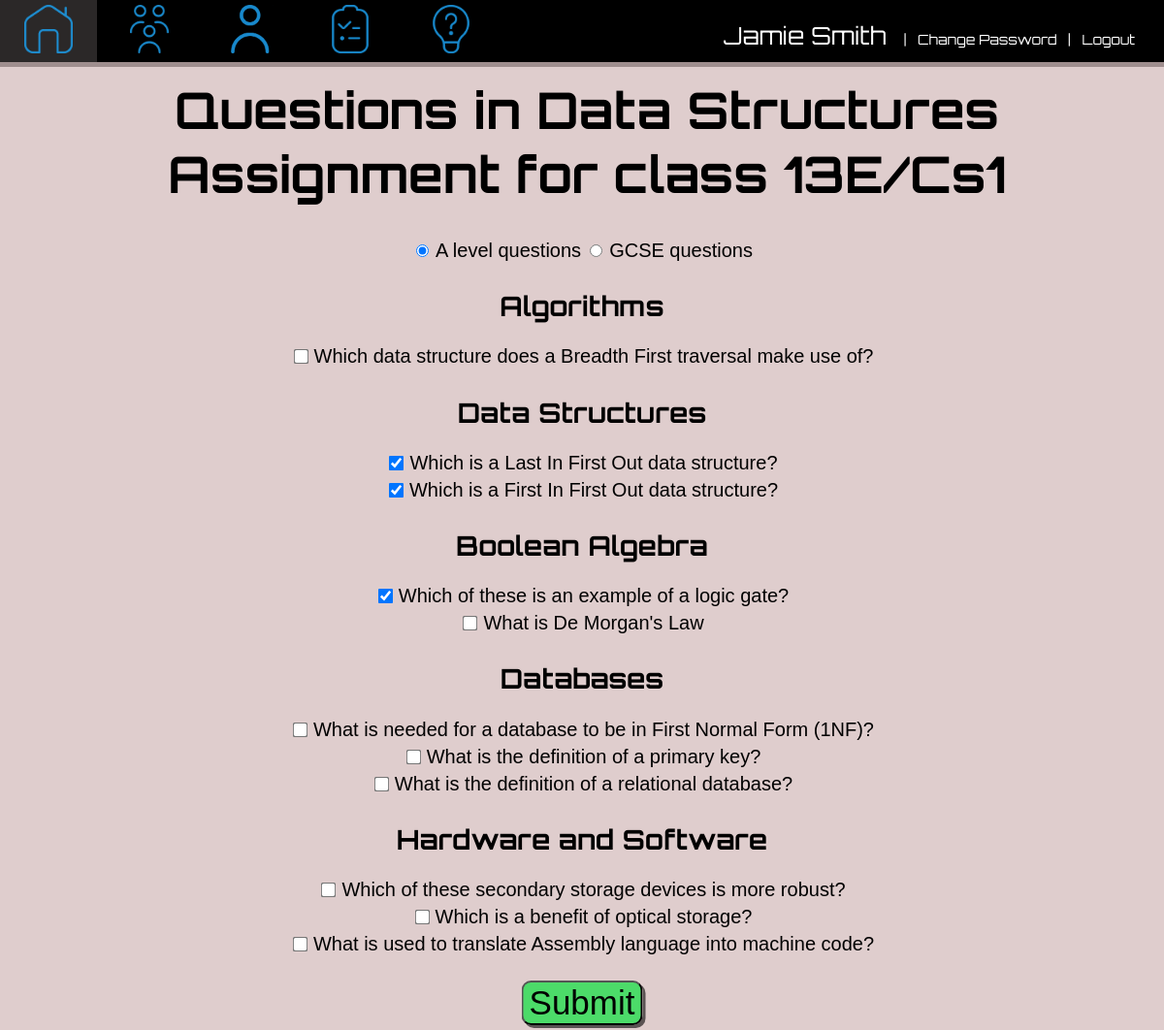
The page /assignments/details/update/131 (signed in) on the database its author committed.
### app1/models.py (models this page shows, shortened)
class Assignment(models.Model):
    name = models.CharField(max_length=200)
    dueDate = models.DateField(null=True)
    className = models.ForeignKey(Class, on_delete=models.CASCADE, null=True)

class Class(models.Model):
    name = models.CharField(max_length=200, unique=True)
    class Meta:
        verbose_name_plural ="Classes"
    def __str__(self):
        return self.name

class Question(models.Model):
    questionText = models.CharField(max_length=200)
    questionCategory = models.ForeignKey(QuestionCategory, on_delete=models.CASCADE, default = None)
    opt1 = models.CharField(max_length=200)
    opt2 = models.CharField(max_length=200)
    opt3 = models.CharField(max_length=200)
    opt4 = models.CharField(max_length=200)
    answer = models.CharField(max_length=200)

class QuestionCategory(models.Model):
    name = models.CharField(max_length=200)
    level = models.IntegerField(default = 1) # 1 for A level, 2 for gcse, 3 for ks3 (yes this is important)
    class Meta:
        verbose_name_plural = "Categories"
    def __str__(self):
        return self.name

### app1/views.py (the view)
# urls.py: path("assignments/details/update/<int:id>", views.AddQuestions, name = "updateAssignment"),
def AddQuestions(request, id):#HTML form to add / update the questions in an assignment
    if request.user.is_staff:
        template = loader.get_template("assignmentaddquestions.html")
        thisAssignment = Assignment.objects.get(id = id)#returns assignment record corresponding to the assignment id passed in the url
        myClass = str(thisAssignment.className)
        try:
            level = request.GET.get("level", None)
            if level == None:
                level = request.POST["level"]
        except:
            isALevel = re.search("12|13", myClass)
            if isALevel is not None:
                level =  "1"
            else:
                isGCSE = re.search("10|11", myClass)
                if isGCSE is not None:
                    level = "2"
                else:
                   level = "3"#class name not formatted correctly
        yesCategories = QuestionCategory.objects.filter(level = level).values_list("id", flat=True)
        questions = Question.objects.filter(questionCategory_id__in = yesCategories).values().order_by("questionCategory")
        prevQuestionCategory = ""
        for x in questions:
            if x["questionCategory_id"] != prevQuestionCategory:
                x["displayQuestionCategory"] = True
                prevQuestionCategory = x["questionCategory_id"]
                x["questionCategory"] = QuestionCategory.objects.get(id=x["questionCategory_id"])
            else:
                x["displayQuestionCategory"] = False
            count = QuestionInAssignment.objects.filter(questionID_id = x["id"], assignmentID_id = id).count()
            if count == 0:
                x["checked"] = False
            else:
                x["checked"] = True
        context = { #data passed to HTML template
            "id" : id,
            "questions" : questions,
            "thisAssignment" : thisAssignment,
            "thisClass" : myClass,
            "currentUser" : User.objects.get(username=request.user.username),
            "level" : level,
        }
        return HttpResponse(template.render(context, request))
    else:
        return redirect("/")

### templates/assignmentaddquestions.html (shortened to what this page needs)
<!DOCTYPE html>
    <html lang="en">
        {% extends "basestaff.html" %}
        {%load static%}
        {%block navigation%}
        <div class = "navigation">
            <div class = "element" onclick = "window.location = '/'"> <img class = "home" src = "{% static 'images/home_inactive.png'%}"> </div>
            <div class = "element" onclick = "window.location = '/class/list'"> <img class = "classes" src = "{% static 'images/classes_inactive.png'%}"> </div>
            <div class = "element" onclick = "window.location = '/users/list'"> <img class = "students" src = "{% static 'images/students_inactive.png'%}"></div>
            <div class = "element" onclick = "window.location = '/assignments/list'"> <img class = "assignments" src = "{% static 'images/assignments_inactive.png'%}"> </div>
            <div class = "element" onclick = "window.location = '/questions/list'"> <img class = "questions" src = "{% static 'images/questions_inactive.png'%}"> </div>
            <div class = "nameContainer"> <p class = "name"><span class = "name">{{currentUser.first_name}} {{currentUser.last_name}} </span>&nbsp;&nbsp;  |&nbsp;&nbsp; <a class = "logout" href = "/changepassword">Change Password</a> &nbsp;&nbsp;|&nbsp;&nbsp; <a class = "logout" href = "{% url 'logout' %}">Logout</a></p> </div>
        </div>
        {%endblock%}
        {% block content %}
        <link rel = "stylesheet" href = "{%static 'css/assignmentaddquestions.css'%}">
        <body>
            <h1> Questions in {{thisAssignment.name}} for class {{thisClass}}</h1>
            <div class = "content">
                <div class = "form">
                <form action = "/assignments/details/update/{{id}}/" method = "post">
                    <input  type = "radio" onchange="this.form.submit();" name = "level" value = "1" id = "radio1" {%if level == "1"%}checked {%endif%}>
                    <label id = "radio" for = "radio1" >A level questions</label>
                    <input type = "radio" onchange="this.form.submit();" name = "level" value = "2" id = "radio2" {%if level == "2"%}checked {%endif%}>
                    <label id = "radio" for = "radio2">GCSE questions</label>
                </form>
                    {% for x in questions %}
                        {% if x.displayQuestionCategory%}
                            </div>
                            <div class = "category">
                            <h2>{{x.questionCategory}}</h2><br>
                        {%endif%}
                        {% if x.checked %}
                            <input type = "checkbox" class = "question"id = "question{{x.id}}" name = "question{{x.id}}" checked>
                            <label class = "question" for = "question{{x.id}}" id = "{{x.questionCategory}}Question">{{x.questionText}}</label>
                            <br>
                        {% else %}
                            <input type = "checkbox" class = "question" id = "question{{x.id}}" name = "question{{x.id}}">
                            <label class = "question" for = "question{{x.id}}" id = "{{x.questionCategory}}Question">{{x.questionText}}</label>
                            <br>
                        {% endif %}
                    {% endfor %}
                    </div>
                    <div class = "submit">
                        <input type = "submit" value = "Submit">
                    </div>
            </div>
            <br><br><br><br>
        </body>
        {% endblock %}

### static/css/base.css (style rules this page uses)
body { background-color:rgba(202, 172, 172, 0.6); }
h1 { font-family: 'Orbitron', serif; font-weight: bold; font-size:45px; }
h2 { font-family: "Orbitron", serif; font-size:30px; }
.navigation { position:fixed; top:0; left:0; right:0; background-color:black; background-size: 100%; box-shadow: 0px 5px rgba(118, 101, 101, 0.6); z-index: 1000; }
div.element { display:inline-block; width: 100px; height:64px; }
img { height: 50px; margin-top: 5px; margin-bottom: 5px; margin-left: 5px; text-align:center; }
p.name { color:white; display:inline; text-align:top; font-family: "Orbitron", sans-serif; font-size:14px; }
span.name { font-size:25px; font-family: "Orbitron", sans-serif; }
div.nameContainer { position:absolute; top:21px; right:30px; }
a.logout { color:white; text-decoration: none; }
.home { margin-left: 25px; }
.assignments { margin-left:24px; }
h1 { margin-top:80px; }

### static/css/basestaff.css (style rules this page uses)
img { height: 50px; margin-top: 5px; margin-bottom: 5px; margin-left: 5px; text-align:center; }
.home { margin-left: 25px; }
.classes { margin-left: 30px; }
.students { margin-left:26px; }
.assignments { margin-left:24px; }
.questions { margin-left:24px; }
.navigation { position:fixed; top:0; left:0; right:0; background-color:black; background-size: 100%; box-shadow: 0px 5px rgba(118, 101, 101, 0.6); z-index: 1000; }
div.element { display:inline-block; width: 100px; height:64px; }
h1 { margin-top: 80px; margin-left: 10px; font-size:52px; }
body { background-color:rgba(202, 172, 172, 0.6); background-repeat:no-repeat; background-attachment: fixed; }
p.name { color:white; display:inline; text-align:top; font-family: "Orbitron", sans-serif; font-size:14px; }
span.name { font-size:25px; font-family: "Orbitron", sans-serif; }
div.nameContainer { position:absolute; top:21px; right:30px; }
a.logout { color:white; text-decoration: none; }
input:not([type=text], [type=email], [type=password]) { cursor:pointer; }
::placeholder { font-style: italic; }
span.name { display:inline; }

### static/css/assignmentaddquestions.css (style rules this page uses)
h2 { display:inline-block; font-size:28px; }
label, input { display:inline-block; }
h1, div.content, div.category, div.submit { text-align:center; }
label { font-size:20px; font-family: Tahoma, Geneva, Verdana, sans-serif; margin-bottom:5px; }
input[type=checkbox] { transform:scale(1.2) }
div.submit { width: 100%; height:52px; position:fixed; bottom:0; background-color:#dfcdcd; }
body { margin:0 }
input[type=submit] { background-color: rgba(14, 225, 63, 0.703); font-size:35px; border-radius: 10px; box-shadow: 3px 3px rgba(0, 0, 0, 60%); margin-top: 20px; transition: transform 0.25s, background-color 0.25s, box-shadow 0.25s; cursor:pointer; position:fixed; bottom:5px; width:125px; transform:translateX(-62.5px); }

### rows shown on the page
Assignment: name "Data Structures Assignment"
Class: name "13E/Cs1"
Question: questionCategory "Algorithms", questionText "Which data structure does a Breadth First traversal make use of?"
Question: questionCategory "Data Structures", questionText "Which is a Last In First Out data structure?"
Question: questionText "Which is a First In First Out data structure?"
Question: questionCategory "Boolean Algebra", questionText "Which of these is an example of a logic gate?"
Question: questionText "What is De Morgan's Law"
Question: questionCategory "Databases", questionText "What is needed for a database to be in First Normal Form (1NF)?"
Question: questionText "What is the definition of a primary key?"
Question: questionText "What is the definition of a relational database?"
Question: questionCategory "Hardware and Software", questionText "Which of these secondary storage devices is more robust?"
Question: questionText "Which is a benefit of optical storage?"
Question: questionText "What is used to translate Assembly language into machine code?"

### other values the page prints
{{ currentUser.first_name }} "Jamie"
{{ currentUser.last_name }} "Smith"
